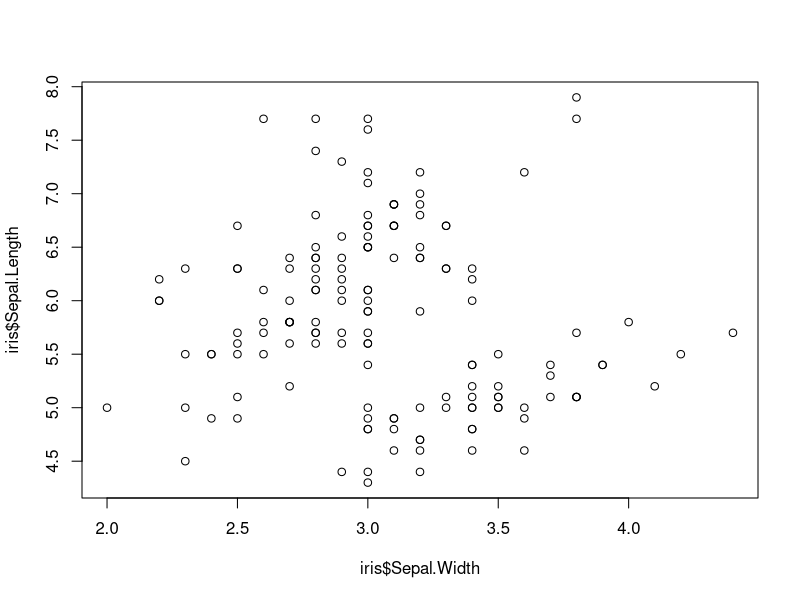

This figure's R source:
library(dplyr)
library(ggplot2)

data(iris)

head(iris)
iris$Sepal.Length
iris$Sepal.Width ## commitManasvi

iris$Sepal.Width

plot(iris$Sepal.Width, iris$Sepal.Length)

